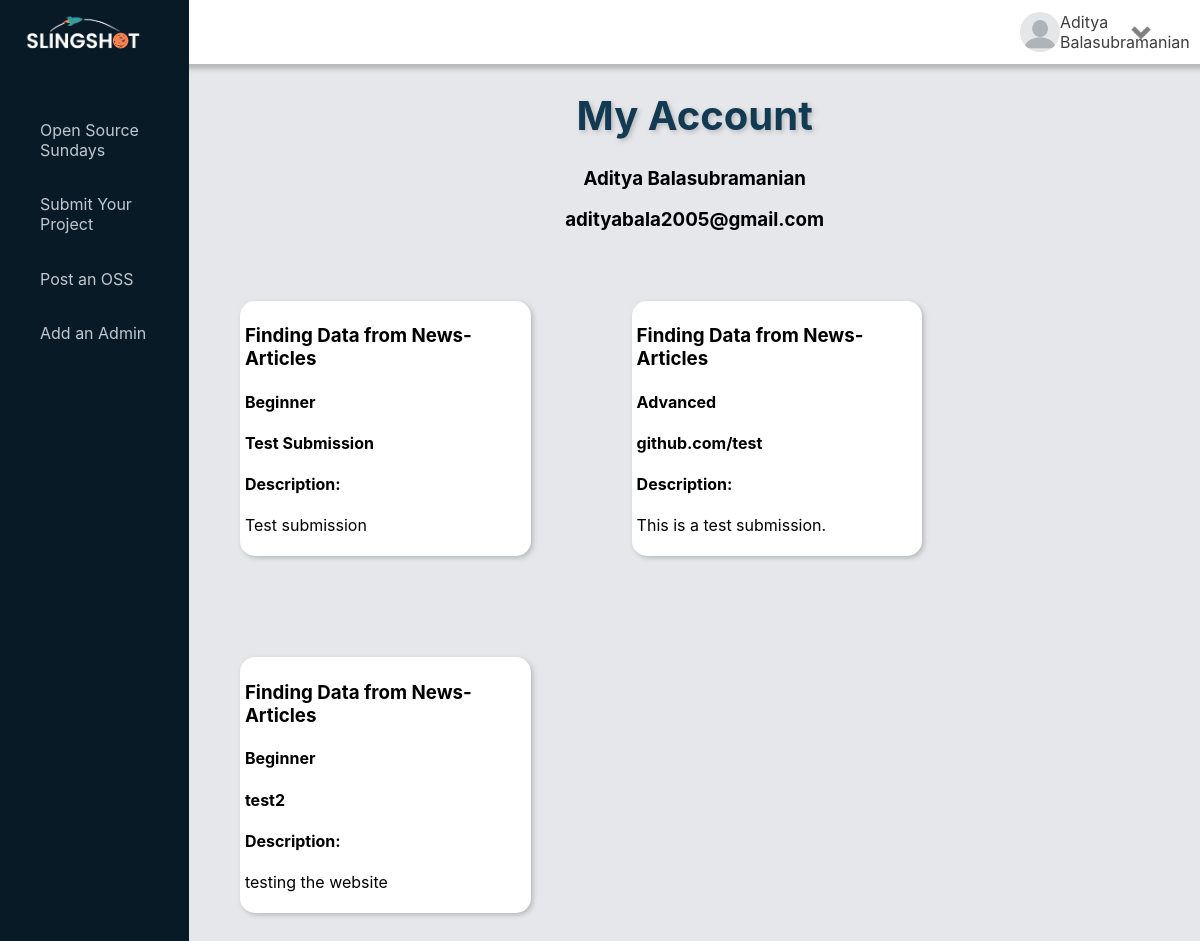
Page /account (signed in) on the committed database.
### oss/models.py (models this page shows, shortened)
class User(db.Model, UserMixin):
    id        =  db.Column(db.Integer, primary_key=True)
    user      =  db.Column(db.String, nullable=True)
    name      =  db.Column(db.String, nullable=False)
    email     =  db.Column(db.String, unique=True, nullable=False)
    password  =  db.Column(db.String(60), nullable=False)
    oss_participated = db.relationship('Oss', backref='participant', lazy=True)
    submissions = db.relationship('Submission', backref="submitter", lazy=True)

class Oss(db.Model):
    id           = db.Column(db.Integer, primary_key=True)
    title        = db.Column(db.String, nullable=False)
    date_posted  = db.Column(db.DateTime, nullable=False, default=datetime.utcnow)
    premise      = db.Column(db.Text, nullable=True)
    challenge    = db.Column(db.Text, nullable=False)
    beginner     = db.Column(db.Text, nullable=True)
    intermediate = db.Column(db.Text, nullable=True)
    advance      = db.Column(db.Text, nullable=False)
    admin_posted = db.Column(db.String, db.ForeignKey('user.name'), nullable=False) #person who posted the OSS

class Submission(db.Model):
    id  = db.Column(db.Integer, primary_key=True)
    level = db.Column(db.String, nullable=True)
    github = db.Column(db.String, nullable=False)
    description = db.Column(db.Text, nullable=True)
    user_submitted = db.Column(db.String, db.ForeignKey('user.name'), nullable=False)
    oss_id = db.Column(db.Integer, db.ForeignKey('oss.id'), nullable=False)

### oss/routes.py (the view)
@app.route("/account")
@login_required
def account():
    for submission in current_user.submissions:
        oss_all = Oss.query.filter_by(id=submission.oss_id).all()
    return render_template("account.html", oss_all=oss_all)

### oss/models.py (called while the page is built)
@login_manager.user_loader
def load_user(user_id):
    return User.query.get(int(user_id))

### oss/templates/account.html
{% extends "layout.html" %}
{% block content %}
    <h1>My Account</h1>
    <div class="details">
        <h3>{{ current_user.name }}</h3>
        <h3>{{ current_user.email }}</h3>
    </div>
<div class=account>
    {% for submission in current_user.submissions %}
    {% for oss in oss_all %}
    <div class="account-oss">
        <h3>{{oss.title}}</h3>
        <h4>{{submission.level}}</h4>
        <h4>{{submission.github}}</h4>
        <h4>Description:</h4>
        <p>{{submission.description}}</p>
    </div>
    {% endfor %}
    {% endfor %}
</div>
{% endblock %}

### oss/templates/layout.html (shortened to what this page needs)
<!DOCTYPE html>
<html lang="en">
<head>
    <link rel="stylesheet" href="{{url_for('static', filename='style.css')}}">
</head>
<body>
    <div class="sidenav">
        <img src="{{url_for('static', filename='images/slingshot.png')}}" alt="slingshot_logo" width="120px" height="47.05px">
        <ul class="sidenav-li">
            <li><a href="{{url_for('home')}}">Open Source Sundays</a></li>
            <li><a href="{{url_for('submit_oss')}}">Submit Your Project</a></li>
            {% if current_user.user == "admin" %}
            <li><a href="{{url_for('create_oss')}}">Post an OSS</a></li>
            <li><a href="{{url_for('add_admin')}}">Add an Admin</a></li>
            {% endif %}
        </ul>
    </div>
    <nav>
    {% if current_user.is_authenticated %}
        <div class="profile">
            <img src="{{url_for('static', filename='images/blankProfilePic.png')}}" alt="profilepic" width="40px" height="40px">
            <p>{{ current_user.name }}</p>
            <div class="dropdown">
                <img src="{{url_for('static', filename='images/dropdown.png')}}" alt="" width=24px height="24px">
            </div>
        </div>
    {% else %}
        <div class="profile">
            <p class="login"><a href="{{url_for('login')}}">Login</a></p>
            <p class="login"><a href="{{url_for('register')}}">Sign Up</a></p>
        </div>
    {% endif %}
    </nav>
    <div class="oss-postings">
        {% block content %}{% endblock %}
    </div>
</body>
</html>

### oss/static/style.css (style rules this page uses)
body { font-family: -apple-system, BlinkMacSystemFont, 'Segoe UI', 'Roboto', 'Oxygen', 'Ubuntu', 'Cantarell', 'Fira Sans', 'Droid Sans', 'Helvetica Neue', sans-serif; margin: 0 0; padding: 0 0; background-color: #E5E7EB; }
.sidenav { position: fixed; overflow-x: hidden; height: 100%; width: 15.78%; background-color: #081A26; text-align: center; }
.sidenav img { padding-top: 6%; padding-right: 12%; }
.sidenav ul { text-align: left; list-style: none; padding-top: 22%; }
.sidenav li { padding-bottom: 23%; }
.sidenav a { text-decoration: none; color: #C0C8D0; }
nav { background-color: white; box-shadow: 5px 5px 5px rgb(184, 184, 184); }
.profile { height: 64px; margin-left: 85%; display: flex; align-items: center; justify-content: space-between; }
.profile img { border-radius: 50%; float: left; }
.profile p { float: right; margin-right: 5%; color: rgb(61, 61, 61); }
.dropdown { right: 70px; position: relative; display: inline-block; }
.oss-postings { margin-left: 15.78%; }
h1 { text-align: center; color: #133a53; text-shadow: 2px 2px 5px rgb(184, 184, 184); font-size: 40px; }
.details { text-align: center; }
.account { display: flex; flex-flow: row wrap; }
.account-oss { width: 280.667px; margin: 5%; padding: 5px; background-color: white; box-shadow: 2px 2px 5px rgb(184, 184, 184); border-radius: 15px; }

### rows in the picture
User: name "Aditya Balasubramanian", email "adityabala2005@gmail.com"
Submission: level "Beginner", github "Test Submission", description "Test submission"
Oss: title "Finding Data from News-Articles"
Submission: level "Advanced", github "github.com/test", description "This is a test submission."
Submission: level "Beginner", github "test2", description "testing the website"
